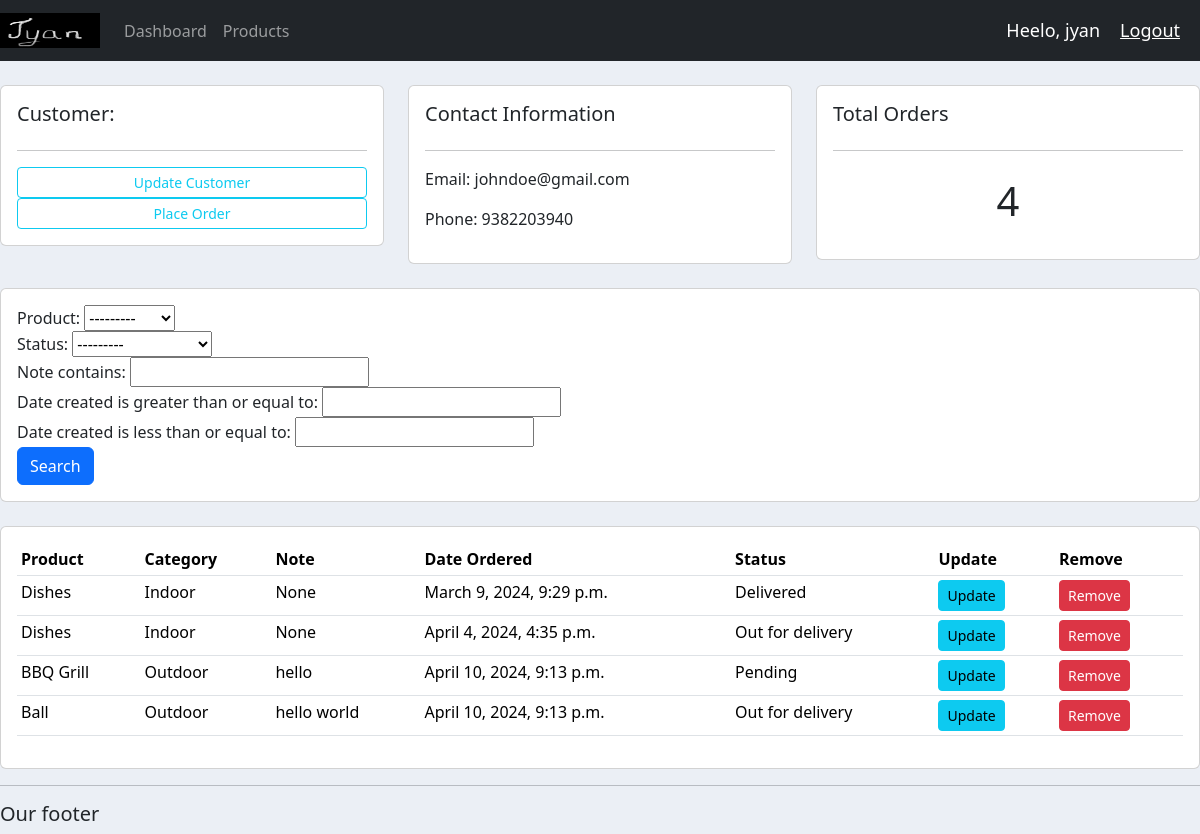
The page /customer/2/ (signed in) on the database its author committed.
### accounts/models.py (models this page shows, shortened)
class Customer(models.Model):
    user = models.OneToOneField(User, null=True, blank=True, on_delete=models.CASCADE)
    name = models.CharField(max_length=200, null=True)
    phone = models.CharField(max_length=200, null=True)
    email = models.CharField(max_length=200,null=True)
    profile_pic = models.ImageField(default="img_1102.jpg",null=True, blank=True)
    date_created = models.DateTimeField(auto_now_add=True, null=True)

class Order(models.Model):
    STATUS = (
        ('Pending','Pending'),
        ('Out for delivery', 'Out for delivery'),
        ('Delivered','Delivered')
    )
    customer = models.ForeignKey(Customer, null=True, on_delete=models.SET_NULL)
    product = models.ForeignKey(Product, null=True, on_delete=models.SET_NULL)
    date_created = models.DateTimeField(auto_now_add=True,null=True)
    status = models.CharField(max_length=200, null=True, choices=STATUS)
    note = models.CharField(max_length=1000, null=True)

class Product(models.Model):
    CATEGORY = (
        ('Indoor', 'Indoor'),
        ('Outdoor', 'Outdoor')
    )
    name = models.CharField(max_length=200, null=True)
    price = models.FloatField(null=True)
    category =models.CharField(max_length=200, null=True,choices=CATEGORY)
    description = models.CharField(max_length=200, null=True, blank=True)
    date_created = models.DateTimeField(auto_now_add=True, null=True)
    tags = models.ManyToManyField(Tag)
    def __str__(self):
        return self.name

### accounts/decorators.py (the view)
        def wrapper_func(request, *args, **kwargs):
            group = None
            if request.user.groups.exists():
                group = request.user.groups.all()[0].name
            if group in allowed_roles:
                return view_func(request, *args, **kwargs)
            else:
                return HttpResponse('You are not authorised to view this page')

### accounts/views.py (called while the page is built)
@login_required(login_url='login')
@allowed_users(allowed_roles=['admin'])
def customer(request, pk):
    customer = Customer.objects.get(id=pk)
    orders = customer.order_set.all()
    total_order = orders.count()
    myFilter = OrderFilter(request.GET, queryset=orders)
    orders = myFilter.qs
    context = {'customer':customer, 'orders':orders, 'total_order':total_order, 'myFilter':myFilter}
    return render(request, 'accounts/customer.html', context)

### templates/accounts/customer.html
{% extends 'accounts/main.html' %}
{% block content %}
<br>
<div class="row">
    <div class="col-md">
        <div class="card card-body">
            <h5>Customer:</h5>
            <hr>
            <a class="btn btn-outline-info btn-sm btn-block" href="">Update Customer</a>
            <a class="btn btn-outline-info btn-sm btn-block" href="{% url 'create_order' customer.id %}">Place Order</a>
        </div>
    </div>
    <div class="col">
        <div class="col-md">
            <div class="card card-body">
                <h5>Contact Information</h5>
                <hr>
                <p>Email: {{customer.email}}</p>
                <p>Phone: {{customer.phone}}</p>
            </div>
        </div>
    </div>
    <div class="col">
        <div class="col-md">
            <div class="card card-body">
                <h5>Total Orders</h5>
                <hr>
                <h1 style="text-align: center;padding: 10px">{{total_order}}</h1>
            </div>
        </div>
    </div>
</div>
<br>
<div class="row">
    <div class="col">
        <div class="card card-body">
            <form method="get">
                {{myFilter.form}}
                <button class="btn btn-primary" type="sumbit">Search</button>
            </form>
        </div>
    </div>
</div>
<br>
<div class="row">
    <div class="col-md">
        <div class="card card-body">
            <table class="table table-sm">
                <tr>
                    <th>Product</th>
                    <th>Category</th>
                    <th>Note</th>
                    <th>Date Ordered</th>
                    <th>Status</th>
                    <th>Update</th>
                    <th>Remove</th>
                </tr>
                {% for order in orders %}
                    <tr>
                        <td>{{order.product}}</td>
                        <td>{{order.product.category}}</td>
                        <td>{{order.note}}</td>
                        <td>{{order.date_created}}</td>
                        <td>{{order.status}}</td>
                        <td><a class="btn btn-sm btn-info" href="{% url 'update_order' order.id %}">Update</a></td>
                        <td><a class="btn btn-sm btn-danger" href="{% url 'delete_order' order.id %}">Remove</a></td>
                    </tr>
                {% endfor%}
            </table>
        </div>
    </div>
</div>
{% endblock %}

### templates/accounts/navbar.html (shortened to what this page needs)
{% load static %}
<nav class="navbar navbar-expand-lg navbar-dark bg-dark">
  <a class="navbar-brand" href="#">
    <img src="{% static 'images/logo.png' %}" alt="Logo" width="100" height="35" class="d-inline-block align-top">
  </a>
    <div class="collapse navbar-collapse" id="navbarNav">
      <ul class="navbar-nav">
        {% if request.user.is_staff %}
        <li class="nav-item active">
          <a class="nav-link" href="{% url 'home' %}">Dashboard</a>
        </li>
        <li class="nav-item">
          <a class="nav-link" href="{% url 'products' %}">Products</a>
        </li>
        {% else %}
        <li class="nav-item">
          <a class="nav-link" href="{% url 'account' %}">Settings</a>
        </li>
        {% endif %}
      </ul>
    </div>
    <span class="hello-msg">Heelo, {{request.user}}</span>
    <span><a class="hello-msg" href="{% url 'logout' %}">Logout</a></span>
</nav>

### static/css/main.css (style rules this page uses)
body { background-color: #ebeff5; }

### templates/accounts/navbar.html (style rules this page uses)
.hello-msg { font-size: 18px; color: #fff; margin-right: 20px; }

### rows shown on the page
Customer: email "johndoe@gmail.com", phone "9382203940"
Order: product "Dishes", product.category "Indoor", note "None", date_created "March 9, 2024, 9:29 p.m.", status "Delivered"
Order: product "Dishes", product.category "Indoor", note "None", date_created "April 4, 2024, 4:35 p.m.", status "Out for delivery"
Order: product "BBQ Grill", product.category "Outdoor", note "hello", date_created "April 10, 2024, 9:13 p.m.", status "Pending"
Order: product "Ball", product.category "Outdoor", note "hello world", date_created "April 10, 2024, 9:13 p.m.", status "Out for delivery"

### other values the page prints
{{ request.user }} "jyan"
{{ total_order }} "4"
